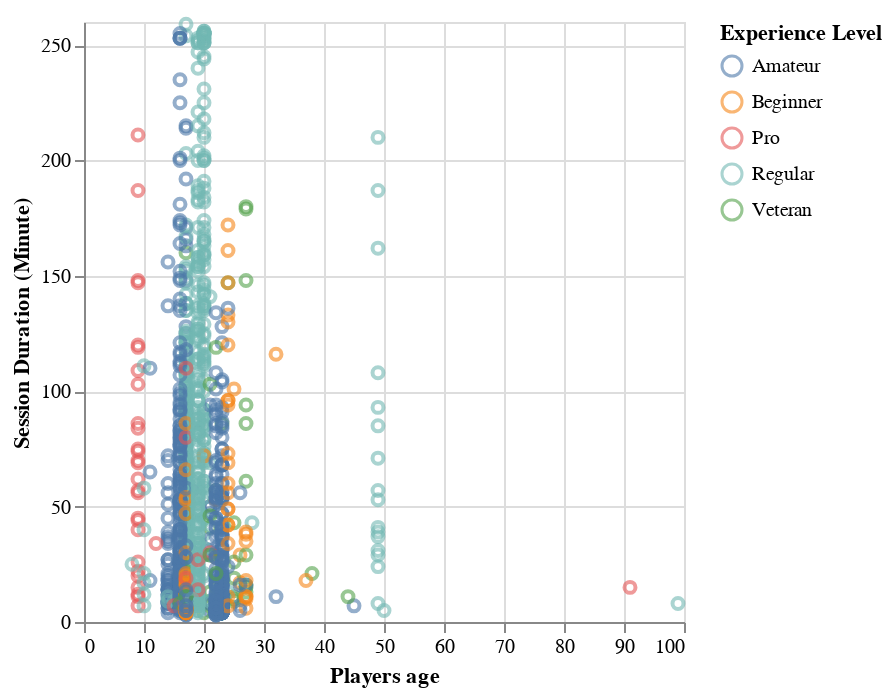

The notebook cell this image was saved under:
### Code cell
# Do older or younger player tend to play longer sessions?
age_duration= alt.Chart(merged_df).mark_point(opacity=0.6).encode(
    x=alt.X("age:Q").title("Players age")
    .scale(zero=False),
    y=alt.Y("session_duration(minutes)")
    .title("Session Duration (Minute)")
    .scale(zero=False),
    color=alt.Color("experience:N").title("Experience Level")
)
age_duration

### Figure 1 — Vega-Lite specification as saved in the notebook (floating-point values rounded to 4 significant figures; data arrays with more than 128 entries replaced by an {"elided": "..."} marker saying what was removed)
{"config": {"view": {"continuousWidth": 300, "continuousHeight": 300}}, "data": {"name": "data-910e22f146664dbeb404e457c0a3833d"}, "mark": {"type": "point", "opacity": 0.6}, "encoding": {"color": {"field": "experience", "title": "Experience Level", "type": "nominal"}, "x": {"field": "age", "scale": {"zero": false}, "title": "Players age", "type": "quantitative"}, "y": {"field": "session_duration(minutes)", "scale": {"zero": false}, "title": "Session Duration (Minute)", "type": "quantitative"}}, "$schema": "https://vega.github.io/schema/vega-lite/v5.20.1.json", "datasets": {"data-910e22f146664dbeb404e457c0a3833d": {"elided": "1533 records"}}}
